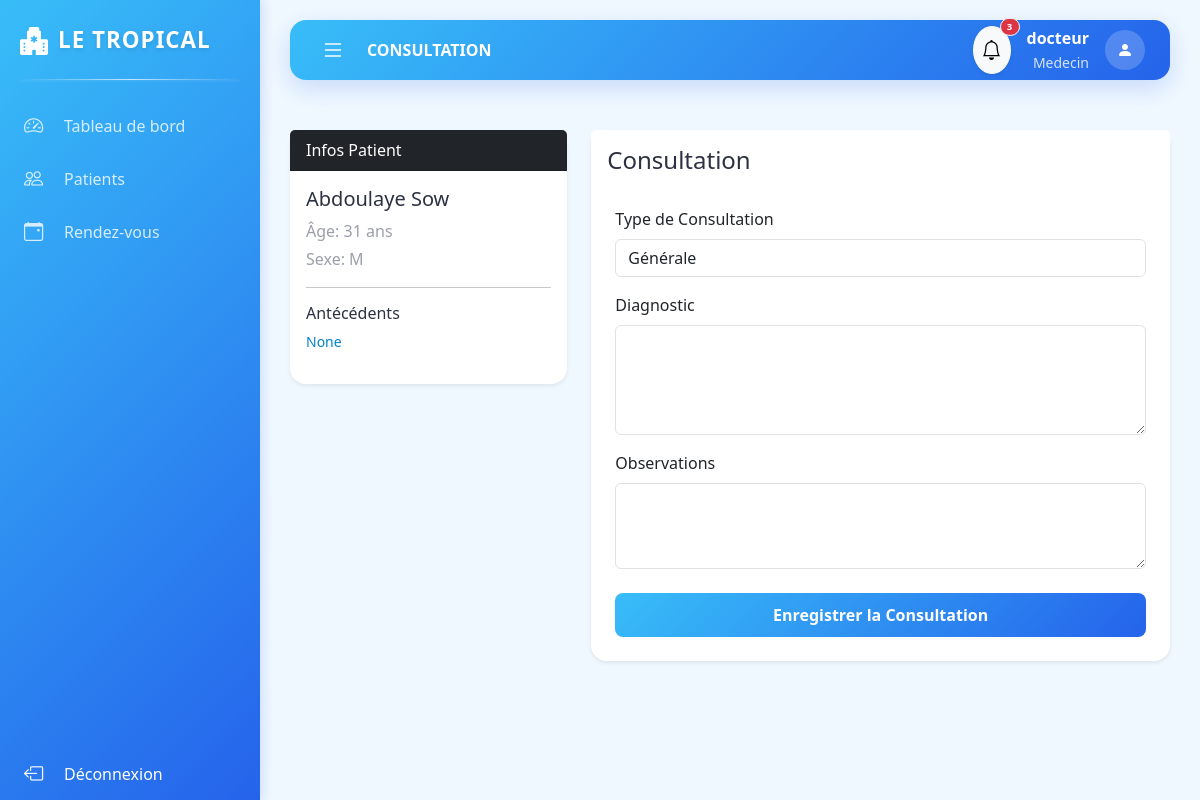
The app's page /consultation/nouvelle/2 (signed in) with its own data.
### app/models.py (models this page shows)
class Utilisateur(db.Model, UserMixin):
    id = db.Column(db.Integer, primary_key=True)
    username = db.Column(db.String(50), unique=True, nullable=False)
    password = db.Column(db.String(100), nullable=False)
    role = db.Column(db.String(20), nullable=False) # Admin, Medecin, Patient, Pharmacien, Receptionniste
    date_creation = db.Column(db.DateTime, default=datetime.utcnow)
    patient_id = db.Column(db.Integer, db.ForeignKey('patient.id'), nullable=True)
    patient = db.relationship('Patient', backref=db.backref('user', uselist=False))
    medecin_id = db.Column(db.Integer, db.ForeignKey('medecin.id'), nullable=True)
    medecin = db.relationship('Medecin', backref=db.backref('user', uselist=False))

class Patient(db.Model):
    id = db.Column(db.Integer, primary_key=True)
    nom = db.Column(db.String(50), nullable=False)
    prenom = db.Column(db.String(50), nullable=False)
    date_naissance = db.Column(db.Date, nullable=False)
    sexe = db.Column(db.String(10))
    adresse = db.Column(db.String(200))
    telephone = db.Column(db.String(20))
    email = db.Column(db.String(120))
    centre_id = db.Column(db.Integer, db.ForeignKey('centre.id'), nullable=True)
    assurance_id = db.Column(db.Integer, db.ForeignKey('assurance.id'), nullable=True)
    assurance = db.relationship('Assurance', backref='patients')
    dossier = db.relationship('DossierMedical', backref='patient', uselist=False)
    rdvs = db.relationship('RendezVous', backref='patient', lazy=True)
    file_attente = db.relationship('FileAttente', backref='patient', lazy=True)

class DossierMedical(db.Model):
    id = db.Column(db.Integer, primary_key=True)
    patient_id = db.Column(db.Integer, db.ForeignKey('patient.id'), nullable=False)
    date_creation = db.Column(db.DateTime, default=datetime.utcnow)
    antecedents = db.Column(db.Text)
    allergies = db.Column(db.Text)
    groupe_sanguin = db.Column(db.String(5))

### app/routes.py (the view, shortened to what this page needs)
@main.route("/consultation/nouvelle/<int:rdv_id>", methods=['GET', 'POST'])
@login_required
def nouvelle_consultation(rdv_id):
    if current_user.role != 'Medecin': return redirect(url_for('main.dashboard'))
    rdv = RendezVous.query.get_or_404(rdv_id)
    form = ConsultationForm()
    return render_template('consultation_form.html', form=form, rdv=rdv, title='Consultation')

### app/forms.py
class ConsultationForm(FlaskForm):
    diagnostic = TextAreaField('Diagnostic', validators=[DataRequired()])
    observations = TextAreaField('Observations')
    type_consult = StringField('Type de Consultation', default='Générale')
    submit = SubmitField('Enregistrer la Consultation')

### app/__init__.py (called while the page is built)
def create_app(config_class=Config):
    app = Flask(__name__)
    app.config.from_object(Config)
    db.init_app(app)
    bcrypt.init_app(app)
    login_manager.init_app(app)
    from app.routes import main
    app.register_blueprint(main)
    from app.transfert import transfert_bp
    app.register_blueprint(transfert_bp)
    @app.context_processor
    def inject_now():
        from datetime import datetime
        return {'datetime': datetime}
    return app

### app/models.py (called while the page is built)
@login_manager.user_loader
def load_user(user_id):
    return Utilisateur.query.get(int(user_id))

### app/routes.py (called while the page is built)
@main.app_context_processor
def inject_notifications():
    if current_user.is_authenticated: return dict(unread_notifications=[n for n in current_user.notifications if not n.lu])
    return dict(unread_notifications=[])

### app/templates/consultation_form.html (shortened to what this page needs)
{% extends "base.html" %}
{% block content %}
<div class="row">
    <div class="col-md-4">
        <div class="card shadow-sm border-0 mb-4">
            <div class="card-header bg-dark text-white">Infos Patient</div>
            <div class="card-body">
                <h5>{{ rdv.patient.prenom }} {{ rdv.patient.nom }}</h5>
                <p class="text-muted mb-1">Âge: {{ (datetime.now().date() - rdv.patient.date_naissance).days // 365 }} ans</p>
                <p class="text-muted">Sexe: {{ rdv.patient.sexe }}</p>
                <hr>
                <h6>Antécédents</h6>
                <p class="small text-danger">{{ rdv.patient.dossier.antecedents or 'Néant' }}</p>
            </div>
        </div>
    </div>
    <div class="col-md-8">
        <div class="card shadow-sm border-0">
            <div class="card-header bg-white py-3 border-0">
                <h4 class="mb-0" style="color: var(--sn-green);">{{ title }}</h4>
            </div>
            <div class="card-body px-4 pb-4">
                <form method="POST" action="">
                    <div class="mb-3">
                        {{ form.type_consult.label(class="form-label") }}
                        {{ form.type_consult(class="form-control") }}
                    </div>
                    <div class="mb-3">
                        {{ form.diagnostic.label(class="form-label") }}
                        {{ form.diagnostic(class="form-control", rows=4) }}
                    </div>
                    <div class="mb-3">
                        {{ form.observations.label(class="form-label") }}
                        {{ form.observations(class="form-control", rows=3) }}
                    </div>
                    <div class="mt-4 d-grid">
                        {{ form.submit(class="btn btn-senegal") }}
                    </div>
                </form>
            </div>
        </div>
    </div>
</div>
{% endblock %}

### app/templates/base.html (shortened to what this page needs)
<!DOCTYPE html>
<html lang="fr">
<head>
    <link href="https://cdn.jsdelivr.net/npm/bootstrap@5.3.0/dist/css/bootstrap.min.css" rel="stylesheet">
    <link rel="stylesheet" href="https://cdn.jsdelivr.net/npm/bootstrap-icons@1.11.0/font/bootstrap-icons.css">
</head>
<body>
    {% if current_user.is_authenticated %}
    <div id="sidebar">
        <div class="sidebar-header">
            <i class="bi bi-hospital-fill text-success fs-3"></i>
            <span class="logo-text">LE TROPICAL</span>
        </div>
            <a href="{{ url_for('main.dashboard') }}" class="menu-item {{ 'active' if request.endpoint == 'main.dashboard' }}">
                <i class="bi bi-speedometer2"></i>
                <span class="menu-text">Tableau de bord</span>
            </a>
            {% if current_user.role in ['Administrateur', 'Receptionniste', 'Medecin'] %}
            <a href="{{ url_for('main.list_patients') }}" class="menu-item {{ 'active' if request.endpoint == 'main.list_patients' }}">
                <i class="bi bi-people"></i>
                <span class="menu-text">Patients</span>
            </a>
            {% endif %}
            {% if current_user.role not in ['Pharmacien', 'Caissier'] %}
            <a href="{{ url_for('main.list_rdvs') }}" class="menu-item {{ 'active' if request.endpoint == 'main.list_rdvs' }}">
                <i class="bi bi-calendar-event"></i>
                <span class="menu-text">Rendez-vous</span>
            </a>
            {% endif %}
            <div class="mt-auto pt-5">
                <a href="{{ url_for('main.logout') }}" class="menu-item text-danger">
                    <i class="bi bi-box-arrow-left"></i>
                    <span class="menu-text">Déconnexion</span>
                </a>
            </div>
        </div>
    <div id="main-wrapper">
        <header class="top-navbar">
            <button class="toggle-btn" id="sidebarToggle">
                <i class="bi bi-list"></i>
            </button>
            <div class="ms-3 fw-bold text-uppercase d-none d-md-block">
                {{ title if title else "Portail Santé" }}
            </div>
            <div class="ms-auto d-flex align-items-center">
                <div class="dropdown me-3">
                    <button class="btn btn-light position-relative rounded-circle shadow-sm p-2" type="button" data-bs-toggle="dropdown">
                        <i class="bi bi-bell fs-5"></i>
                        {% if unread_notifications %}
                        <span class="position-absolute top-0 start-100 translate-middle badge rounded-pill bg-danger border border-light" style="font-size: 0.6rem;">
                            {{ unread_notifications|length }}
                        </span>
                        {% endif %}
                    </button>
                </div>
                <div class="text-end me-3 d-none d-sm-block">
                    <div class="fw-bold">{{ current_user.username }}</div>
                    <small class="text-muted">{{ current_user.role }}</small>
                </div>
                <div class="rounded-circle bg-success text-white d-flex align-items-center justify-content-center" style="width: 40px; height: 40px;">
                    <i class="bi bi-person-fill"></i>
                </div>
            </div>
        </header>
        <main class="content-area">
            {% block content %}{% endblock %}
        </main>
    </div>
    {% else %}
    <div class="content-area p-0">
        {% block auth_content %}{% endblock %}
    </div>
    {% endif %}
</body>
</html>

### app/templates/base.html (style rules this page uses)
:root { --primary-gradient: linear-gradient(135deg, #38BDF8 0%, #2563EB 100%); --button-gradient: linear-gradient(135deg, #38BDF8 0%, #2563EB 100%); --bg-light: #F0F8FF; --text-dark: #2D3142; --text-muted: #9C9EAB; --accent-bg: #E0F2FE; --accent-text: #0284C7; --sidebar-width: 260px; --sidebar-collapsed-width: 70px; --top-nav-height: 60px; }
body { background-color: var(--bg-light); overflow-x: hidden; font-family: 'Segoe UI', Tahoma, Geneva, Verdana, sans-serif; color: var(--text-dark); }
h1, h2, h3, h4, h5, h6, .fw-bold { color: var(--text-dark) !important; }
.text-muted { color: var(--text-muted) !important; }
#sidebar { width: var(--sidebar-width); height: 100vh; position: fixed; left: 0; top: 0; z-index: 1000; background: var(--primary-gradient); color: white; transition: all 0.3s ease; box-shadow: 4px 0 10px rgba(37, 99, 235, 0.15); display: flex; flex-direction: column; overflow-y: auto; overflow-x: hidden; }
.sidebar-header { height: 80px; display: flex; align-items: center; padding: 0 20px; margin-bottom: 20px; position: relative; background: transparent; }
.sidebar-header::after { content: ''; position: absolute; bottom: 0; left: 20px; right: 20px; height: 1px; background: linear-gradient(90deg, transparent, rgba(255, 255, 255, 0.7), transparent); box-shadow: 0 1px 3px rgba(255, 255, 255, 0.2); }
.sidebar-header .logo-text { white-space: nowrap; overflow: hidden; font-weight: 800; font-size: 1.4rem; letter-spacing: 1px; margin-left: 10px; transition: opacity 0.2s; color: white; text-shadow: 0 2px 4px rgba(0, 0, 0, 0.1); }
#sidebar .text-success, #sidebar .text-danger { color: white !important; }
.menu-item { padding: 12px 20px; display: flex; align-items: center; color: rgba(255,255,255,0.8); text-decoration: none; transition: all 0.2s; border-left: 4px solid transparent; }
.menu-item i { font-size: 1.2rem; min-width: 30px; }
.menu-text { margin-left: 10px; white-space: nowrap; transition: opacity 0.2s; }
#main-wrapper { margin-left: var(--sidebar-width); transition: all 0.3s ease; min-height: 100vh; display: flex; flex-direction: column; }
.top-navbar { height: var(--top-nav-height); background: var(--primary-gradient); display: flex; align-items: center; padding: 0 25px; box-shadow: 0 8px 24px rgba(37, 99, 235, 0.2); position: sticky; top: 20px; z-index: 999; margin: 20px 30px; border-radius: 16px; color: white; }
.top-navbar .fw-bold, .top-navbar .text-uppercase { color: white !important; }
.top-navbar .text-muted { color: rgba(255, 255, 255, 0.8) !important; }
.top-navbar .bg-success { background: rgba(255, 255, 255, 0.2) !important; color: white !important; }
.toggle-btn { background: none; border: none; font-size: 1.5rem; cursor: pointer; color: white; }
.content-area { padding: 30px; flex-grow: 1; }
.card { background: #FFFFFF; border-radius: 16px; box-shadow: 0 8px 24px rgba(37, 99, 235, 0.08); border: none; transition: transform 0.2s, box-shadow 0.2s; }
.btn-senegal, .btn-success, .btn-primary { background: var(--button-gradient); color: white; border: none; border-radius: 8px; padding: 10px 20px; font-weight: 600; }
.card .text-primary, .card .text-success, .card .text-warning, .card .text-danger, .card .text-info { color: var(--accent-text) !important; }

### records on screen
Utilisateur: username "docteur", role "Medecin"
Patient: patient.prenom "Abdoulaye", patient.nom "Sow", patient.sexe "M"
DossierMedical: patient.dossier "None"

### other values on screen
{{ title if title else "Portail Santé" }} "CONSULTATION"
{{ unread_notifications|length }} "3"
{{ title }} "Consultation"
